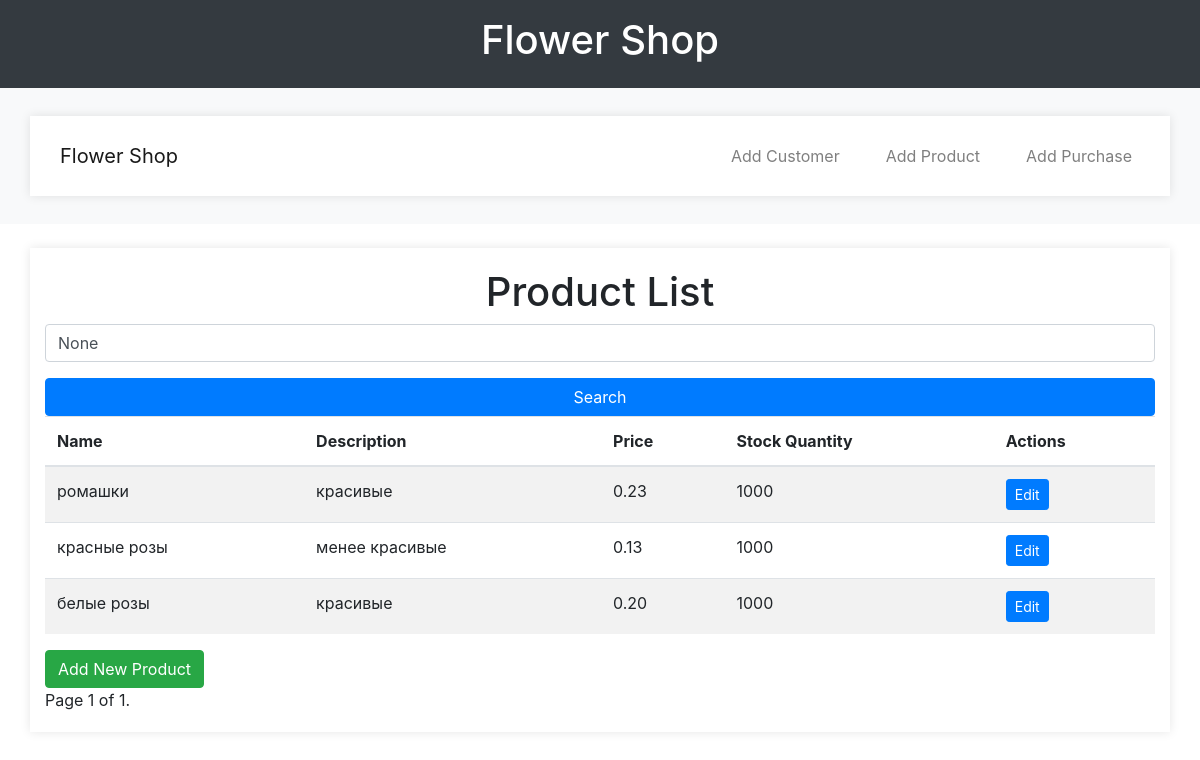
Screenshot of /products/ with the database file from the repository.
### store/models.py (models this page shows, shortened)
class Product(models.Model):
    name = models.CharField(max_length=100)
    description = models.TextField()
    price = models.DecimalField(max_digits=10, decimal_places=2)
    stock_quantity = models.IntegerField()

### store/views.py (the view)
# urls.py: path('products/', views.product_list, name='product_list'),
def product_list(request):
    query = request.GET.get('q')
    if query:
        products = Product.objects.filter(
            Q(name__icontains=query) |
            Q(description__icontains=query) |
            Q(price__icontains=query) |
            Q(stock_quantity__icontains=query)
        )
    else:
        products = Product.objects.all()
    paginator = Paginator(products, 10)  # Show 10 products per page
    page_number = request.GET.get('page')
    page_obj = paginator.get_page(page_number)
    return render(request, 'store/product_list.html', {'page_obj': page_obj, 'query': query})

### store/templates/store/product_list.html (shortened to what this page needs)
<!DOCTYPE html>
{% load static %}
<html lang="en">
<head>
    <link rel="stylesheet" href="{% static 'css/styles.css' %}">
    <link href="https://stackpath.bootstrapcdn.com/bootstrap/4.5.2/css/bootstrap.min.css" rel="stylesheet">
</head>
<body>
    <header class="bg-dark text-white text-center py-3">
        <h1>Flower Shop</h1>
    </header>
    <nav class="navbar navbar-expand-lg navbar-light bg-light mb-4">
        <div class="container">
            <a class="navbar-brand" href="{% url 'home' %}">Flower Shop</a>
            <div class="collapse navbar-collapse" id="navbarNav">
                <ul class="navbar-nav ml-auto">
                    <li class="nav-item">
                        <a class="nav-link" href="{% url 'add_customer' %}">Add Customer</a>
                    </li>
                    <li class="nav-item">
                        <a class="nav-link" href="{% url 'add_product' %}">Add Product</a>
                    </li>
                    <li class="nav-item">
                        <a class="nav-link" href="{% url 'add_purchase' %}">Add Purchase</a>
                    </li>
                </ul>
            </div>
        </div>
    </nav>
    <div class="container">
        <div class="row">
            <div class="col-md-12">
                <h1>Product List</h1>
                <form method="get" action="{% url 'product_list' %}">
                    <input type="text" name="q" value="{{ query }}" placeholder="Search..." class="form-control mb-3">
                    <button type="submit" class="btn btn-primary">Search</button>
                </form>
                <table class="table table-striped">
                    <thead>
                        <tr>
                            <th>Name</th>
                            <th>Description</th>
                            <th>Price</th>
                            <th>Stock Quantity</th>
                            <th>Actions</th>
                        </tr>
                    </thead>
                    <tbody>
                        {% for product in page_obj %}
                            <tr>
                                <td>{{ product.name }}</td>
                                <td>{{ product.description }}</td>
                                <td>{{ product.price }}</td>
                                <td>{{ product.stock_quantity }}</td>
                                <td>
                                    <a href="{% url 'edit_product' product.id %}" class="btn btn-primary btn-sm">Edit</a>
                                </td>
                            </tr>
                        {% endfor %}
                    </tbody>
                </table>
                <a href="{% url 'add_product' %}" class="btn btn-success">Add New Product</a>
                <div class="pagination">
                    <span class="step-links">
                        <span class="current">
                            Page {{ page_obj.number }} of {{ page_obj.paginator.num_pages }}.
                        </span>
                    </span>
                </div>
            </div>
        </div>
    </div>
</body>
</html>

### static/css/styles.css (style rules this page uses)
body { font-family: Arial, sans-serif; margin: 0; padding: 0; background-color: #f4f4f4; }
header { background-color: #333; color: white; padding: 10px 0; text-align: center; }
nav { display: flex; justify-content: center; background-color: #444; padding: 10px 0; }
nav a { color: white; margin: 0 15px; text-decoration: none; }
.container { max-width: 800px; margin: 20px auto; padding: 20px; background-color: white; box-shadow: 0 0 10px rgba(0, 0, 0, 0.1); }
h1 { text-align: center; }
form { display: flex; flex-direction: column; }
form input, form select, form textarea { padding: 10px; margin-bottom: 15px; border: 1px solid #ccc; border-radius: 4px; }
form button { padding: 10px; background-color: #007BFF; color: white; border: none; border-radius: 4px; cursor: pointer; }

### rows the page displays
Product: name "ромашки", description "красивые", price "0.23", stock_quantity "1000"
Product: name "красные розы", description "менее красивые", price "0.13", stock_quantity "1000"
Product: name "белые розы", description "красивые", price "0.20", stock_quantity "1000"

### other values shown
{{ page_obj.number }} "1"
{{ page_obj.paginator.num_pages }} "1"
